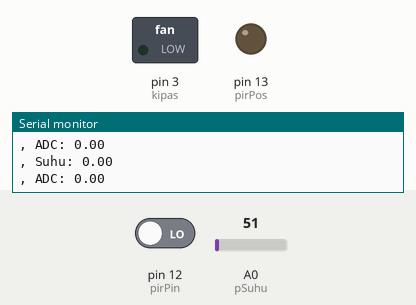
Simulated run of this sketch. Board: Arduino Uno, built with avr-gcc and run on an emulated ATmega328P. Parts: switched loads named in the sketch (green lamp = pin HIGH), output pins drawn as LEDs (lit = HIGH), the last lines printed to the serial monitor. Inputs (shaded band) come from the test bench; at power-on: pin 12 (pirPin) LOW, A0 (pSuhu) = 51.

Above: at 1.2 s.
1.3 s: pin 12 (pirPin) driven HIGH
At 2.01 s:
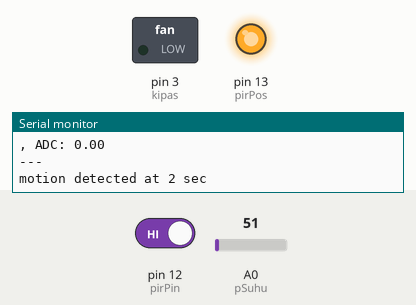
3.5 s: A0 (pSuhu) set to 57
At 4.8 s:
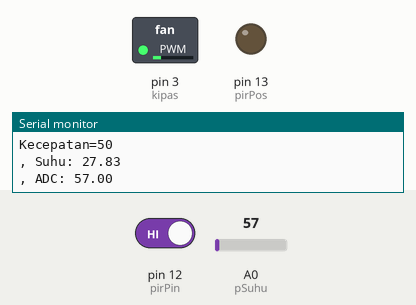
5.5 s: A0 (pSuhu) set to 71
At 6.4 s:
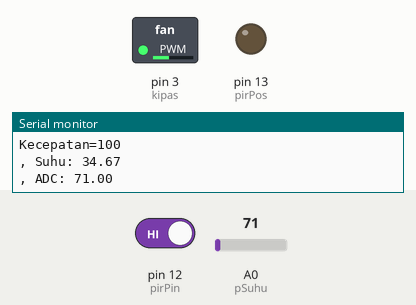
7.5 s: A0 (pSuhu) set to 86
At 8.8 s:
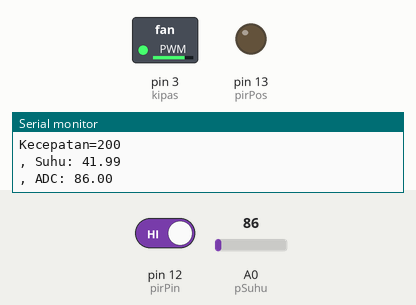
9.5 s: pin 12 (pirPin) driven LOW
At 11.3 s:
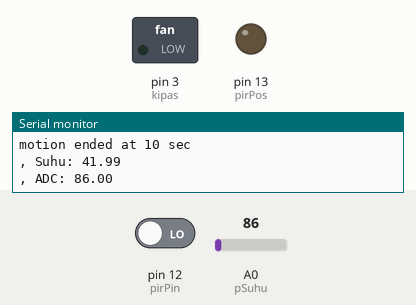
12.5 s: pin 12 (pirPin) driven HIGH
At 13.19 s:
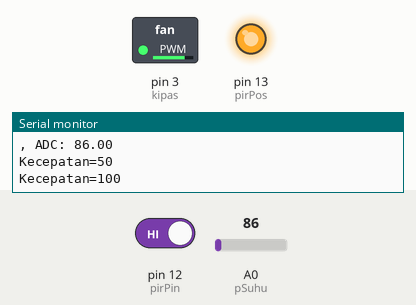
Timing chart, 0 to 15.5 s (numbered marks = the images above; inputs shaded):
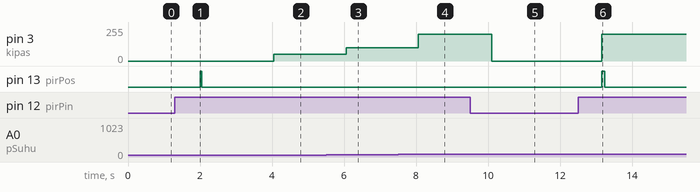

The sketch:

automatic_fan.ino
```cpp
#include <avr/io.h>

long unsigned int lowIn;
long unsigned int pause = 500;
boolean lockLow = true;
boolean takeLowTime;

const int pSuhu = A0;
float suhu, outputlm, adc;
int pirPin = 12;
int pirPos = 13;
int kipas = 3;

void setup() {
  Serial.begin(9600);
  pinMode(pirPin, INPUT);
  pinMode(pirPos, OUTPUT);
  pinMode(kipas, OUTPUT);
  digitalWrite(pirPos, LOW); // Change to LOW to turn off the PIR sensor initially
  pinMode(pSuhu, INPUT);

  while (digitalRead(pirPin) == HIGH) {
    delay(500);
    Serial.print(".");
  }
  Serial.println("SENSOR ACTIVE");
}

void lm35() {
  adc = analogRead(pSuhu);
  suhu = adc / 2.0479;
  outputlm = adc * 4.883;
  if (suhu >= 25) {
    analogWrite(kipas, 50);
    Serial.println("Kecepatan=50");
  }
  if (suhu >= 30) {
    analogWrite(kipas, 100);
    Serial.println("Kecepatan=100");
  }
  if (suhu >= 35) {
    analogWrite(kipas, 150);
    Serial.println("Kecepatan=150");
  }
  if (suhu >= 40) {
    analogWrite(kipas, 200);
    Serial.println("Kecepatan=200");
  }
  if (suhu >= 45) {
    analogWrite(kipas, 255);
    Serial.println("Kecepatan=255");
  }
}

void loop() {
  if (digitalRead(pirPin) == HIGH) {
    digitalWrite(pirPos, HIGH); // Turn on the PIR sensor
    lm35();
    if (lockLow) {
      lockLow = false;
      Serial.println("---");
      Serial.print("motion detected at ");
      Serial.print(millis() / 1000);
      Serial.println(" sec");
      delay(50);
    }
    takeLowTime = true;
  }

  if (digitalRead(pirPin) == LOW) {
    digitalWrite(kipas, LOW);
    if (takeLowTime) {
      lowIn = millis();
      takeLowTime = false;
    }

    if (!lockLow && millis() - lowIn > pause) {
      lockLow = true;
      Serial.print("motion ended at ");
      Serial.print((millis() - pause) / 1000);
      Serial.println(" sec");
      delay(50);
    }
  }

  digitalWrite(pirPos, LOW); // Turn off the PIR sensor

  Serial.print(", Suhu: ");
  Serial.println(suhu);
  Serial.print(", ADC: ");
  Serial.println(adc);
  delay(1000);
}
```

Measured:
- the behaviour switches between 51 and 52 on A0 (pSuhu) (found by bisection; images 1 and 2)
- after the input at 1.3 s, pin 13 (pirPos): LOW → HIGH after 0.70 s, → LOW 0.05 s later
- after the input at 3.5 s, pin 3 (kipas): 0/255 → 50/255 after 0.55 s
- after the input at 5.5 s, pin 3 (kipas): 50/255 → 100/255 after 0.56 s
- after the input at 7.5 s, pin 3 (kipas): 100/255 → 200/255 after 0.56 s
- after the input at 9.5 s, pin 3 (kipas): 200/255 → 0/255 after 0.61 s
- after the input at 12.5 s, pin 3 (kipas): 0/255 → 200/255 after 0.66 s; pin 13 (pirPos): LOW → HIGH after 0.66 s, → LOW 0.08 s later
